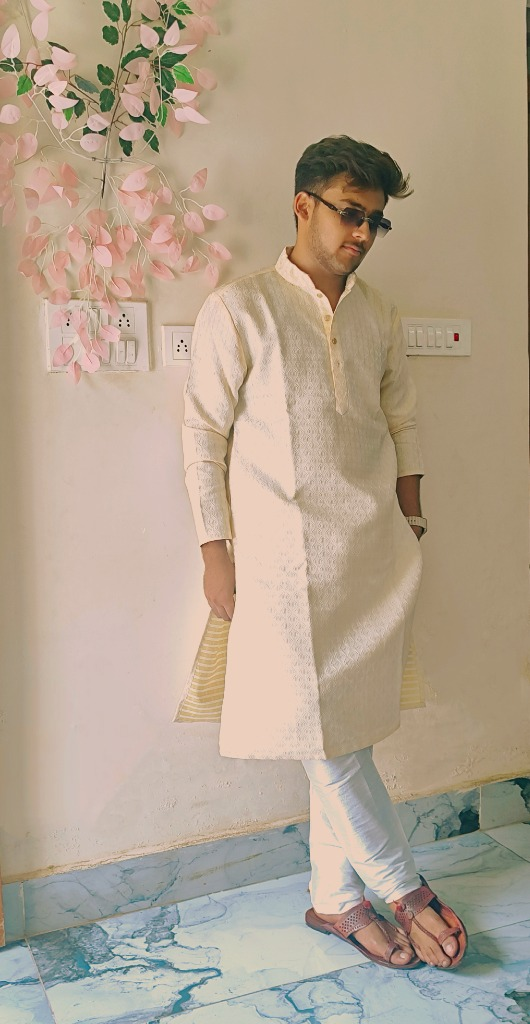
#> input picture images/ayush_profile.jpg, 530 x 1024 px
$ python ascii_portrait.py images/ayush_profile.jpg
#> lines starting #> are read from the running program, lines starting #| are printed output that depends on the picture
#!/usr/bin/env python3
"""
ascii_portrait.py - Turns any photo into ASCII art.
"""

import argparse
import os
import numpy as np
from PIL import Image, ImageOps, ImageEnhance, ImageDraw, ImageFont

_HERE = os.path.dirname(os.path.abspath(__file__))
FONT_CANDIDATES = [
    os.path.join(_HERE, "JetBrainsMono-Regular.ttf"),
    "/usr/share/fonts/truetype/dejavu/DejaVuSansMono.ttf",
    "/System/Library/Fonts/Menlo.ttc",
    "C:\\Windows\\Fonts\\consola.ttf",
    "C:\\Windows\\Fonts\\cour.ttf",
]

def resolve_font(explicit_path=None):
    candidates = ([explicit_path] if explicit_path else []) + FONT_CANDIDATES
    for path in candidates:
        if path and os.path.exists(path):
            return path
    raise FileNotFoundError("No monospace .ttf font found.")

_DENSE_TO_LIGHT = "$@B%8&WM#*oahkbdpqwmZO0QLCJUYXzcvunxrjft/\\|()1{}[]?-_+~<>i!lI;:,\"^`'. "
RAMP = _DENSE_TO_LIGHT[::-1]

def apply_vignette(img, strength=0.55, cx_frac=0.5, cy_frac=0.42, radius_frac=0.6):
    w, h = img.size
    arr = np.asarray(img).astype(np.float32)
    yy, xx = np.mgrid[0:h, 0:w]
    cx, cy = w * cx_frac, h * cy_frac
    dist = np.sqrt(((xx - cx) / (w * radius_frac)) ** 2 + ((yy - cy) / (h * radius_frac)) ** 2)
    falloff = 1.0 - strength * np.clip(dist - 0.3, 0, None) ** 1.3
    falloff = np.clip(falloff, 0.0, 1.0)
    return Image.fromarray(np.clip(arr * falloff, 0, 255).astype(np.uint8))

def load_and_prep(path, contrast=1.15, equalize=True, autocontrast_cutoff=0.5, vignette=0.55):
    img = Image.open(path)
    img = ImageOps.exif_transpose(img)
    img = img.convert("L")
    if equalize:
        img = ImageOps.equalize(img)
    img = ImageOps.autocontrast(img, cutoff=autocontrast_cutoff)
    img = ImageEnhance.Contrast(img).enhance(contrast)
    if vignette:
        img = apply_vignette(img, strength=vignette)
    return img

def build_brightness_grid(img, columns, char_w, char_h):
    w, h = img.size
    char_aspect = char_w / char_h
    rows = max(1, round((h / w) * columns * char_aspect))
    small = img.resize((columns, rows), Image.LANCZOS)
    arr = np.asarray(small)
    return arr.tolist()

def pixel_to_char(v):
    idx = int(v / 255 * (len(RAMP) - 1))
    return RAMP[idx]

def grid_to_text(grid):
    return "\n".join("".join(pixel_to_char(v) for v in row) for row in grid)

def render_png(grid, font_path, font_size=14, bg=(6, 6, 9), min_glow=35):
    font = ImageFont.truetype(font_path, font_size)
    bbox = font.getbbox("M")
    char_w = font.getlength("M")
    char_h = (bbox[3] - bbox[1]) * 1.18
    rows, cols = len(grid), len(grid[0])
    img_w = int(char_w * cols) + int(char_w)
    img_h = int(char_h * rows) + int(char_h)
    canvas = Image.new("RGB", (img_w, img_h), bg)
    draw = ImageDraw.Draw(canvas)
    for r, row in enumerate(grid):
        y = r * char_h
        for c, v in enumerate(row):
            ch = pixel_to_char(v)
            if ch == " ":
                continue
            tone = int(min_glow + (v / 255) * (255 - min_glow))
            draw.text((c * char_w, y), ch, font=font, fill=(tone, tone, tone))
    return canvas, char_w, char_h

def main():
    ap = argparse.ArgumentParser(description="Convert a photo into ASCII art.")
    ap.add_argument("image", help="path to source photo")
    ap.add_argument("--columns", type=int, default=140, help="characters per row")
    ap.add_argument("--font", default=None, help="path to a .ttf monospace font")
    ap.add_argument("--font-size", type=int, default=14)
    ap.add_argument("--contrast", type=float, default=1.15)
    ap.add_argument("--out", default="portrait", help="output filename prefix")
    args = ap.parse_args()
    font_path = resolve_font(args.font)
    img = load_and_prep(args.image, contrast=args.contrast)
#> in load_and_prep, img is the input picture: PIL image 530x1024 RGB; mean R, G, B 179.3, 163.1, 143.4
#> in load_and_prep, `img = img.convert("L")`:
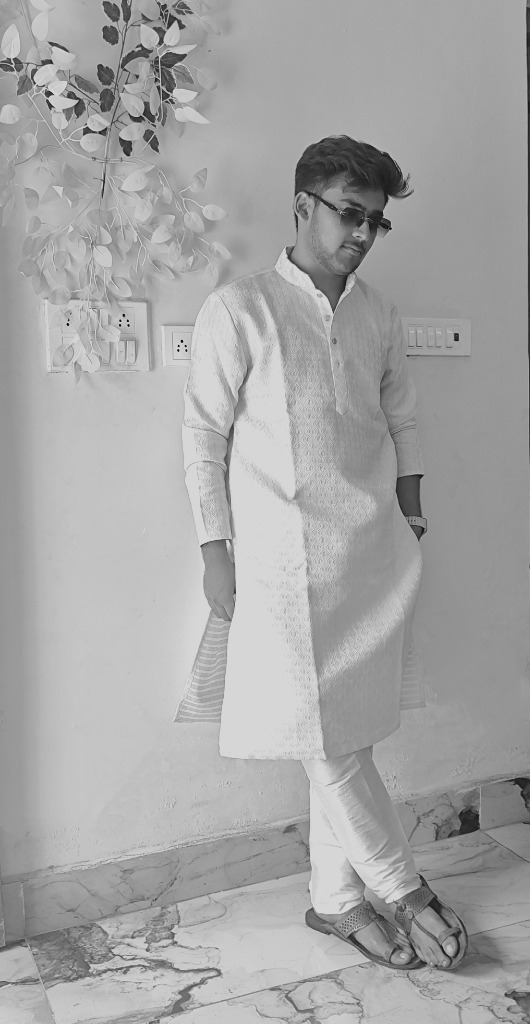
#> img: PIL image 530x1024 L; min 5, max 225, mean 165.7
#> in load_and_prep, `img = ImageOps.equalize(img)`:
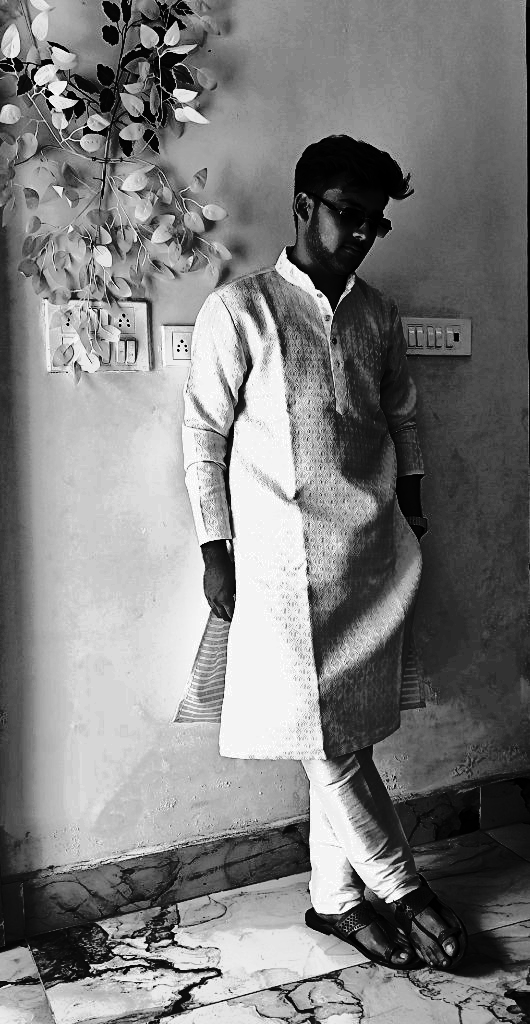
#> img: PIL image 530x1024 L; min 0, max 255, mean 125.7
#> in apply_vignette, `return Image.fromarray(np.clip(arr * falloff, 0, 255).astype(np.uint8))`:
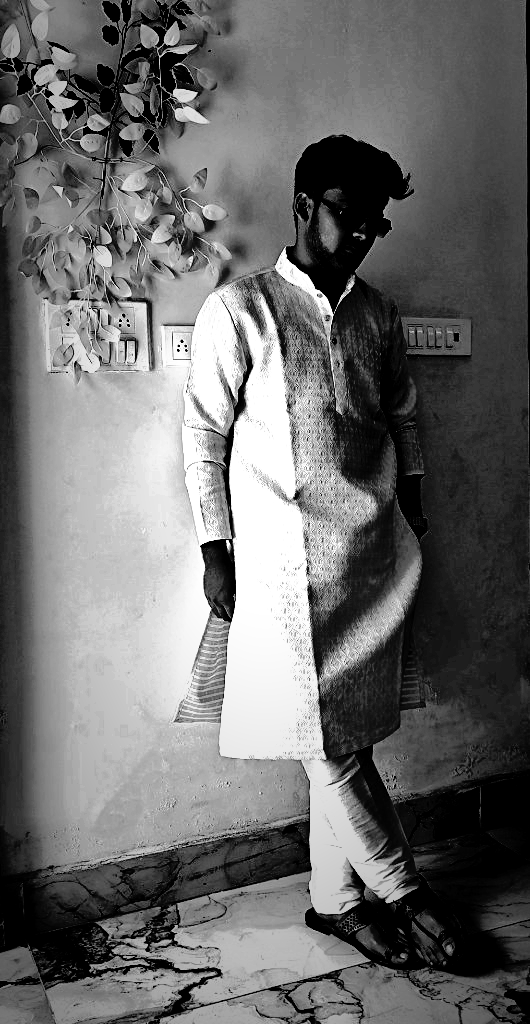
#> returned value: PIL image 530x1024 L; min 0, max 255, mean 107.6
    probe_font = ImageFont.truetype(font_path, args.font_size)
    probe_w = probe_font.getlength("M")
    probe_bbox = probe_font.getbbox("M")
    probe_h = (probe_bbox[3] - probe_bbox[1]) * 1.18
    grid = build_brightness_grid(img, args.columns, probe_w, probe_h)
#> in build_brightness_grid, `small = img.resize((columns, rows), Image.LANCZOS)`:
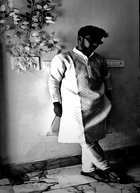
#> small: PIL image 140x193 L; min 0, max 255, mean 107.7
#> grid = 193 items
    text = grid_to_text(grid)
    with open(f"{args.out}.txt", "w") as f:
        f.write(text + "\n")
    png, _, _ = render_png(grid, font_path, font_size=args.font_size)
#> in render_png, `rows, cols = len(grid), len(grid[0])`: rows = 193; cols = 140
#> in render_png, `img_w = int(char_w * cols) + int(char_w)`: img_w = 1187
#> in render_png, `img_h = int(char_h * rows) + int(char_h)`: img_h = 2288
#> the loop in render_png, `for r, row in enumerate(grid):` made 193 passes
#> y on passes 1 to 3: 0, 11.8, 23.6
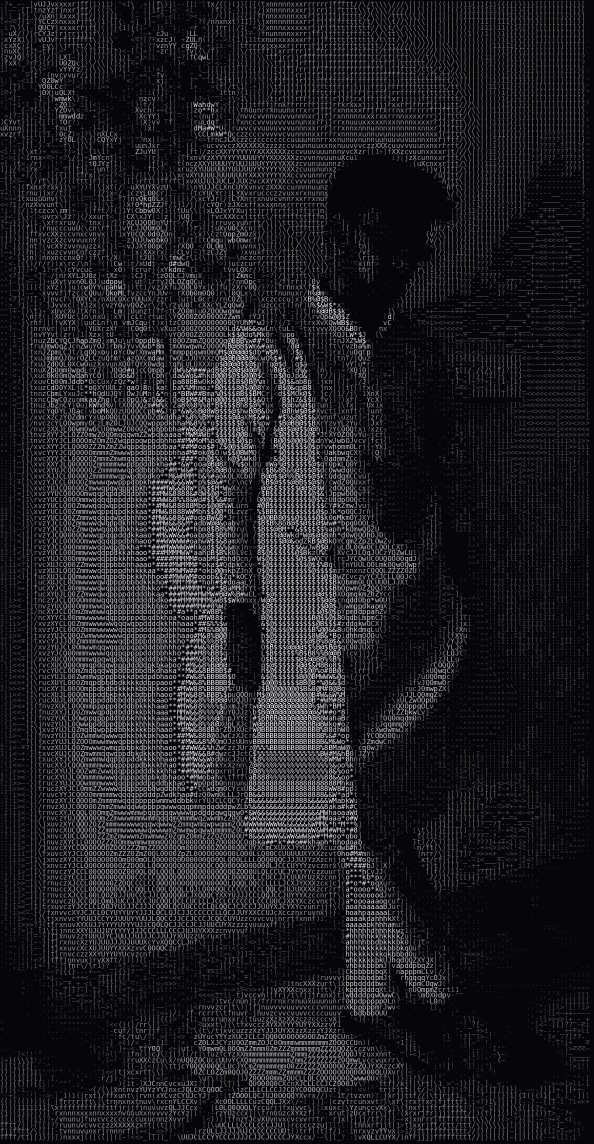
#> png: PIL image 1187x2288 RGB (shown at 1/2 size); mean R, G, B 32.7, 32.7, 35.2
    png.save(f"{args.out}.png")
    print(f"columns={args.columns} rows={len(grid)}")
#| columns=140 rows=193
    print(f"Wrote {args.out}.txt and {args.out}.png")

if __name__ == "__main__":
    main()

$ run again, on images/hero_growth.jpg
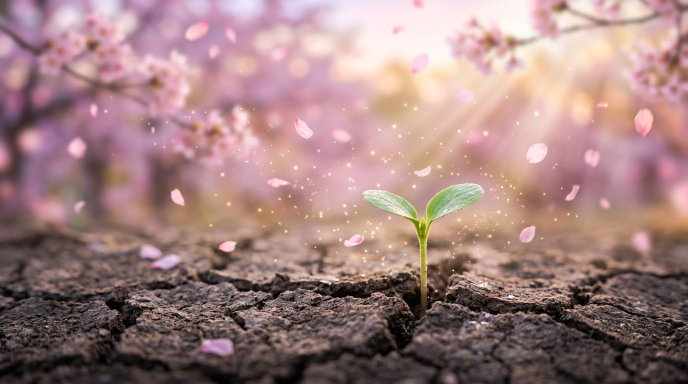
#> input picture images/hero_growth.jpg, 1376 x 768 px (shown at 1/2 size)
#> in load_and_prep, img is the input picture: PIL image 1376x768 RGB; mean R, G, B 161, 129.2, 128
#> in build_brightness_grid, `small = img.resize((columns, rows), Image.LANCZOS)`:
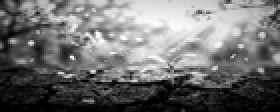
#> small: PIL image 140x56 L (shown 2 times larger); min 0, max 255, mean 111.8
#> grid = 56 items
#> in render_png, `rows, cols = len(grid), len(grid[0])`: rows = 56; cols = 140
#> img_w = 1187
#> img_h = 671
#> the loop in render_png, `for r, row in enumerate(grid):` made 56 passes
#> y on passes 1 to 5: 0, 11.8, 23.6, 35.4, 47.2
#> in main, `png, _, _ = render_png(grid, font_path, font_size=args.font_size)`:
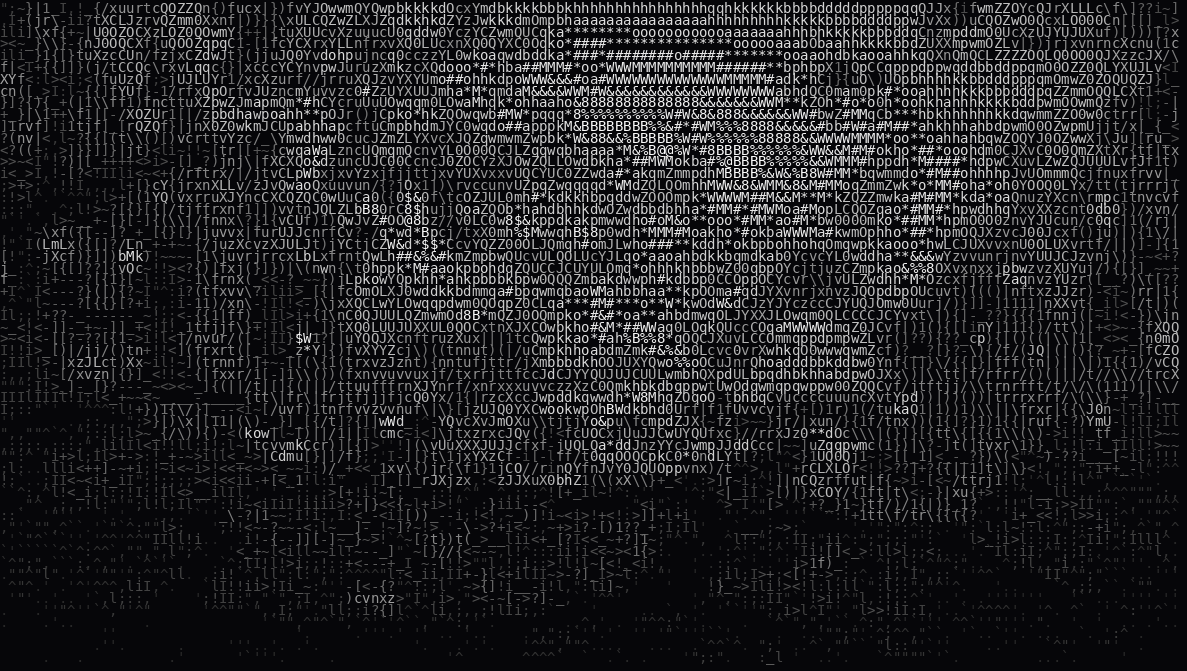
#> png: PIL image 1187x671 RGB; mean R, G, B 33.5, 33.5, 36
#| columns=140 rows=56
